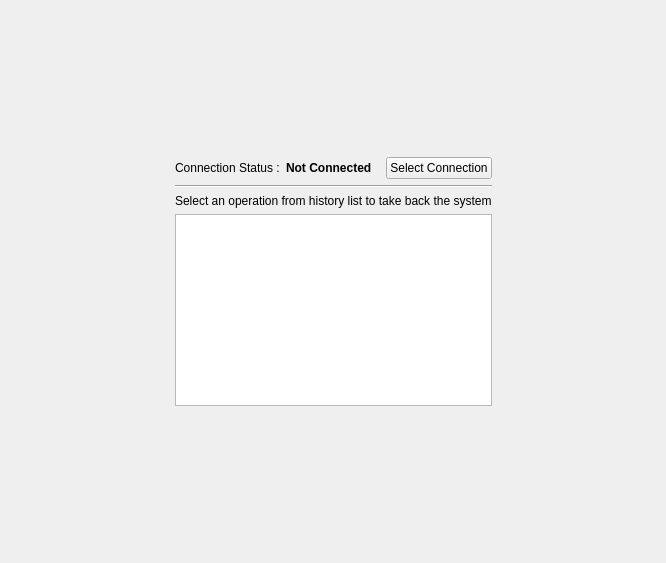
<?xml version="1.0" encoding="UTF-8"?>
<ui version="4.0">
 <class>RescuePisiWidget</class>
 <widget class="QWidget" name="RescuePisiWidget">
  <property name="geometry">
   <rect>
    <x>0</x>
    <y>0</y>
    <width>666</width>
    <height>563</height>
   </rect>
  </property>
  <property name="windowTitle">
   <string>Form1</string>
  </property>
  <property name="styleSheet">
   <string notr="true"/>
  </property>
  <layout class="QGridLayout" name="gridLayout">
   <item row="0" column="1">
    <spacer>
     <property name="orientation">
      <enum>Qt::Vertical</enum>
     </property>
     <property name="sizeType">
      <enum>QSizePolicy::Expanding</enum>
     </property>
     <property name="sizeHint" stdset="0">
      <size>
       <width>20</width>
       <height>51</height>
      </size>
     </property>
    </spacer>
   </item>
   <item row="1" column="1" colspan="2">
    <layout class="QHBoxLayout" name="horizontalLayout">
     <item>
      <widget class="QLabel" name="label">
       <property name="text">
        <string>Connection Status :</string>
       </property>
      </widget>
     </item>
     <item>
      <widget class="QLabel" name="labelStatus">
       <property name="font">
        <font>
         <weight>75</weight>
         <bold>true</bold>
        </font>
       </property>
       <property name="text">
        <string>Not Connected</string>
       </property>
      </widget>
     </item>
     <item>
      <widget class="QPushButton" name="buttonSelectConnection">
       <property name="statusTip">
        <string>For using Pisi History support you may need internet connection, you can use your connection profiles from your profiles</string>
       </property>
       <property name="text">
        <string>Select Connection</string>
       </property>
      </widget>
     </item>
    </layout>
   </item>
   <item row="2" column="1" colspan="2">
    <widget class="Line" name="line">
     <property name="orientation">
      <enum>Qt::Horizontal</enum>
     </property>
    </widget>
   </item>
   <item row="3" column="0">
    <spacer>
     <property name="orientation">
      <enum>Qt::Horizontal</enum>
     </property>
     <property name="sizeType">
      <enum>QSizePolicy::Expanding</enum>
     </property>
     <property name="sizeHint" stdset="0">
      <size>
       <width>131</width>
       <height>20</height>
      </size>
     </property>
    </spacer>
   </item>
   <item row="3" column="1" colspan="2">
    <layout class="QGridLayout" name="gridLayout_2">
     <item row="0" column="0" colspan="2">
      <widget class="QLabel" name="infoLabel_2">
       <property name="styleSheet">
        <string notr="true"/>
       </property>
       <property name="text">
        <string>Select an operation from history list to take back the system</string>
       </property>
       <property name="wordWrap">
        <bool>false</bool>
       </property>
      </widget>
     </item>
     <item row="1" column="0" colspan="2">
      <widget class="QListWidget" name="historyList"/>
     </item>
    </layout>
   </item>
   <item row="3" column="3">
    <spacer>
     <property name="orientation">
      <enum>Qt::Horizontal</enum>
     </property>
     <property name="sizeType">
      <enum>QSizePolicy::Expanding</enum>
     </property>
     <property name="sizeHint" stdset="0">
      <size>
       <width>131</width>
       <height>20</height>
      </size>
     </property>
    </spacer>
   </item>
   <item row="4" column="2">
    <spacer>
     <property name="orientation">
      <enum>Qt::Vertical</enum>
     </property>
     <property name="sizeType">
      <enum>QSizePolicy::Expanding</enum>
     </property>
     <property name="sizeHint" stdset="0">
      <size>
       <width>20</width>
       <height>40</height>
      </size>
     </property>
    </spacer>
   </item>
  </layout>
 </widget>
 <layoutdefault spacing="6" margin="11"/>
 <pixmapfunction>qPixmapFromMimeSource</pixmapfunction>
 <resources>
  <include location="../../data.qrc"/>
 </resources>
 <connections/>
</ui>
